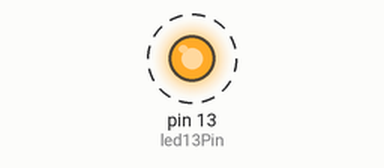
Recording of a sketch running on a simulated Arduino Uno, built with avr-gcc and run on an emulated ATmega328P. Shown: output pins drawn as LEDs (lit = HIGH). Dashed ring = blinking. No radio packets arrive unless stated.

Above: at 0.2 s.
Timing chart, 0 to 3.0 s (numbered marks = the images above):
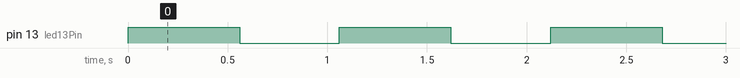

The sketch:

Radio_frequence_transmitter.ino
```cpp
#include <VirtualWire.h>

int rfDigInput = 7;
int led13Pin = 13;

void transmitterRFSetup() {
	vw_set_ptt_inverted(true);
	vw_set_tx_pin(rfDigInput);
	// speed of data transfer Kbps
	vw_setup(4000);
}
void transmitterRFLoop() {
	digitalWrite(led13Pin, 1);
	const char *msg = "Hola mundo!";
	uint8_t buf[VW_MAX_MESSAGE_LEN];
	uint8_t buflen = VW_MAX_MESSAGE_LEN;
	vw_send((uint8_t *)msg, strlen(msg));
	// Wait until the whole message is gone
	vw_wait_tx();
	delay(500);
	digitalWrite(led13Pin,0);
	delay(500);
}

void setup() {
	Serial.begin(9600);
	pinMode(led13Pin, OUTPUT);
	transmitterRFSetup();
}

void loop() {
	transmitterRFLoop();
}
```

Measured:
- by itself, pin 13 (led13Pin): alternates HIGH for 0.56 s and LOW for 0.50 s
